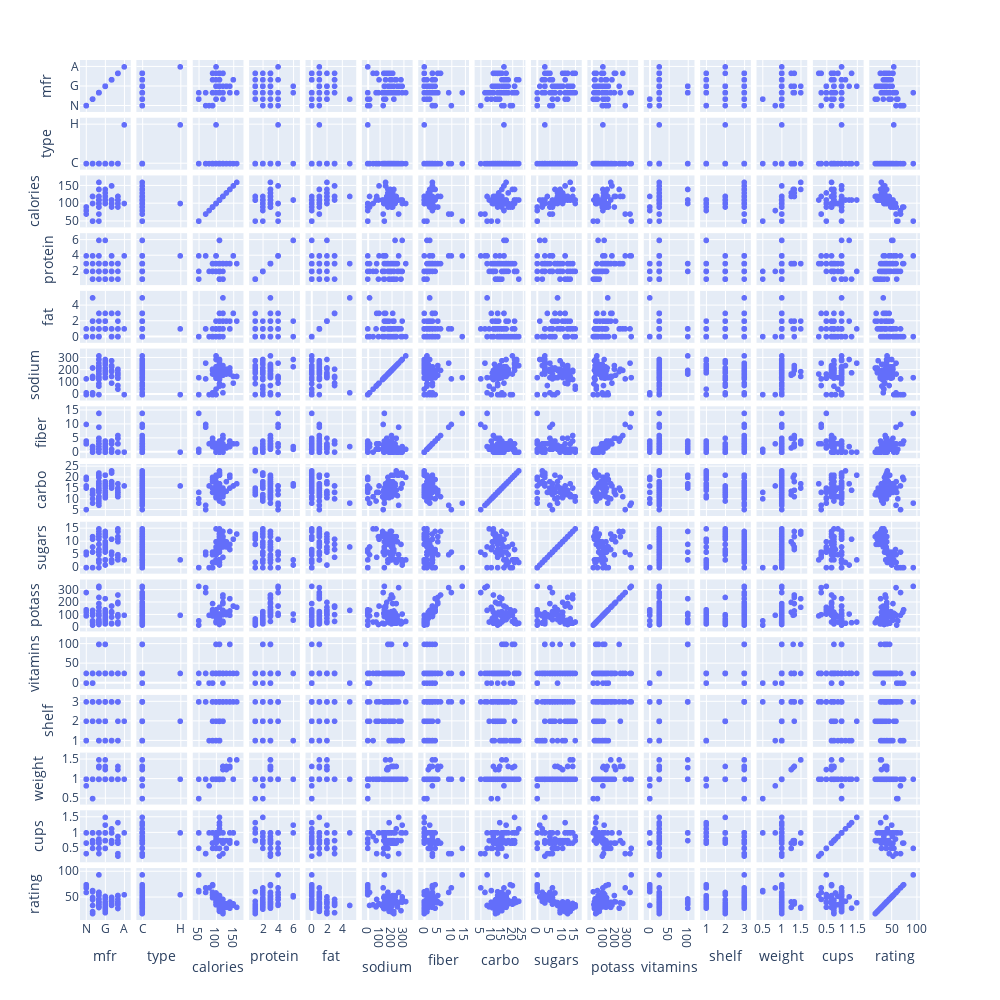

Here is the notebook cell this chart was saved with:
### Markdown cell above
There are some pretty strong positive correlations as well as some negative ones.
That may make sense with a lot of the nutritional inforation, e.g. carbohydrates and sugar, which you expect to be correlated.

Let's to a scatterplot matrix to see the relationships between these variables:

- `with px do scatter_matrix using` a list containing
    - `dataframe`
    - freestyle `height=1000`
    - freestyle `width=1000`

### Code cell
px.scatter_matrix(dataframe, height=1000, width=1000)

#<xml xmlns="https://developers.google.com/blockly/xml"><variables><variable id="+yh,Zg{hON]zy6D~.rH#">px</variable><variable id="Y+grzOaS*0=OHV6zO8m/">dataframe</variable></variables><block type="varDoMethod" id="K_Y0K-1=:jF)7/~qEX=/" x="8" y="188"><field name="VAR" id="+yh,Zg{hON]zy6D~.rH#">px</field><field name="MEMBER">scatter_matrix</field><data>px:scatter_matrix</data><value name="INPUT"><block type="lists_create_with" id="*8!u?Wh!8yQ.H:yE~kxG"><mutation items="3"></mutation><value name="ADD0"><block type="variables_get" id="%h3}=^{z3cVOb@/:fg6J"><field name="VAR" id="Y+grzOaS*0=OHV6zO8m/">dataframe</field></block></value><value name="ADD1"><block type="dummyOutputCodeBlock" id="]Npu=MiIi:j@dVoiGHgt"><field name="CODE">height=1000</field></block></value><value name="ADD2"><block type="dummyOutputCodeBlock" id="8n!ZYE^-6}84#rqNVNl/"><field name="CODE">width=1000</field></block></value></block></value></block></xml>

### Figure 1 — Plotly figure (JSON) as saved in the notebook; plotly's stock layout.template omitted (floating-point values rounded to 4 significant figures)
{"data": [{"dimensions": [{"axis": {"matches": true}, "label": "mfr", "values": ["N", "Q", "K", "K", "G", "K", "G", "R", "P", "Q", "G", "G", "G", "G", "R", "K", "K", "G", "K", "K", "G", "R", "K", "K", "K", "P", "K", "P", "P", "G", "P", "P", "P", "Q", "G", "P", "K", "K", "G", "Q", "G", "A", "R", "R", "K", "G", "K", "K", "K", "G", "P", "K", "Q", "Q", "Q", "K", "G", "K", "R", "K", "N", "N", "N", "K", "K", "N", "G", "G", "G", "G", "G", "R", "G", "G"]}, {"axis": {"matches": true}, "label": "type", "values": ["C", "C", "C", "C", "C", "C", "C", "C", "C", "C", "C", "C", "C", "C", "C", "C", "C", "C", "C", "C", "C", "C", "C", "C", "C", "C", "C", "C", "C", "C", "C", "C", "C", "C", "C", "C", "C", "C", "C", "C", "C", "H", "C", "C", "C", "C", "C", "C", "C", "C", "C", "C", "C", "C", "C", "C", "C", "C", "C", "C", "C", "C", "C", "C", "C", "C", "C", "C", "C", "C", "C", "C", "C", "C"]}, {"axis": {"matches": true}, "label": "calories", "values": [70, 120, 70, 50, 110, 110, 130, 90, 90, 120, 110, 120, 110, 110, 110, 100, 110, 110, 110, 110, 100, 100, 110, 110, 100, 120, 120, 110, 100, 110, 100, 110, 120, 120, 110, 110, 110, 140, 110, 100, 110, 100, 150, 150, 160, 100, 120, 140, 90, 130, 120, 100, 50, 50, 100, 120, 100, 90, 110, 110, 80, 90, 90, 110, 110, 90, 110, 140, 100, 110, 110, 100, 100, 110]}, {"axis": {"matches": true}, "label": "protein", "values": [4, 3, 4, 4, 2, 2, 3, 2, 3, 1, 6, 1, 3, 1, 2, 2, 1, 1, 3, 2, 2, 2, 2, 1, 3, 3, 3, 1, 2, 1, 3, 3, 3, 1, 3, 1, 2, 3, 2, 4, 2, 4, 4, 4, 3, 2, 2, 3, 3, 3, 3, 3, 1, 2, 4, 3, 3, 2, 1, 2, 2, 3, 3, 2, 6, 2, 2, 3, 3, 2, 1, 3, 3, 2]}, {"axis": {"matches": true}, "label": "fat", "values": [1, 5, 1, 0, 2, 0, 2, 1, 0, 2, 2, 3, 2, 1, 0, 0, 0, 1, 3, 0, 1, 0, 1, 0, 0, 2, 0, 1, 0, 1, 1, 0, 3, 2, 1, 0, 1, 1, 1, 2, 1, 1, 3, 3, 2, 1, 1, 2, 0, 2, 1, 0, 0, 0, 1, 1, 2, 0, 0, 0, 0, 0, 0, 1, 0, 0, 1, 1, 1, 1, 1, 1, 1, 1]}, {"axis": {"matches": true}, "label": "sodium", "values": [130, 15, 260, 140, 180, 125, 210, 200, 210, 220, 290, 210, 140, 180, 280, 290, 90, 180, 140, 220, 140, 190, 125, 200, 0, 160, 240, 135, 45, 280, 140, 170, 75, 220, 250, 180, 170, 170, 260, 150, 180, 0, 95, 150, 150, 220, 190, 220, 170, 170, 200, 320, 0, 0, 135, 210, 140, 0, 240, 290, 0, 0, 0, 70, 230, 15, 200, 190, 200, 250, 140, 230, 200, 200]}, {"axis": {"matches": true}, "label": "fiber", "values": [10, 2, 9, 14, 1.5, 1, 2, 4, 5, 0, 2, 0, 2, 0, 0, 1, 1, 0, 4, 1, 2, 1, 1, 1, 3, 5, 5, 0, 0, 0, 3, 3, 3, 1, 1.5, 0, 1, 2, 0, 2, 0, 0, 3, 3, 3, 2, 0, 3, 3, 1.5, 6, 1, 0, 1, 2, 5, 2.5, 2, 0, 0, 3, 4, 3, 1, 1, 3, 0, 4, 3, 0, 0, 3, 3, 1]}, {"axis": {"matches": true}, "label": "carbo", "values": [5, 8, 7, 8, 10.5, 11, 18, 15, 13, 12, 17, 13, 13, 12, 22, 21, 13, 12, 10, 21, 11, 18, 11, 14, 14, 12, 14, 13, 11, 15, 15, 17, 13, 12, 11.5, 14, 17, 20, 21, 12, 12, 16, 16, 16, 17, 15, 15, 21, 18, 13.5, 11, 20, 13, 10, 14, 14, 10.5, 15, 23, 22, 16, 19, 20, 9, 16, 15, 21, 15, 16, 21, 13, 17, 17, 16]}, {"axis": {"matches": true}, "label": "sugars", "values": [6, 8, 5, 0, 10, 14, 8, 6, 5, 12, 1, 9, 7, 13, 3, 2, 12, 13, 7, 3, 10, 5, 13, 11, 7, 10, 12, 12, 15, 9, 5, 3, 4, 11, 10, 11, 6, 9, 3, 6, 12, 3, 11, 11, 13, 6, 9, 7, 2, 10, 14, 3, 0, 0, 6, 12, 8, 6, 2, 3, 0, 0, 0, 15, 3, 5, 3, 14, 3, 3, 12, 3, 3, 8]}, {"axis": {"matches": true}, "label": "potass", "values": [280, 135, 320, 330, 70, 30, 100, 125, 190, 35, 105, 45, 105, 55, 25, 35, 20, 65, 160, 30, 120, 80, 30, 25, 100, 200, 190, 25, 40, 45, 85, 90, 100, 45, 90, 35, 60, 95, 40, 95, 55, 95, 170, 170, 160, 90, 40, 130, 90, 120, 260, 45, 15, 50, 110, 240, 140, 110, 30, 35, 95, 140, 120, 40, 55, 90, 35, 230, 110, 60, 25, 115, 110, 60]}, {"axis": {"matches": true}, "label": "vitamins", "values": [25, 0, 25, 25, 25, 25, 25, 25, 25, 25, 25, 25, 25, 25, 25, 25, 25, 25, 25, 25, 25, 25, 25, 25, 25, 25, 25, 25, 25, 25, 25, 25, 25, 25, 25, 25, 100, 100, 25, 25, 25, 25, 25, 25, 25, 25, 25, 25, 25, 25, 25, 100, 0, 0, 25, 25, 25, 25, 25, 25, 0, 0, 0, 25, 25, 25, 100, 100, 100, 25, 25, 25, 25, 25]}, {"axis": {"matches": true}, "label": "shelf", "values": [3, 3, 3, 3, 1, 2, 3, 1, 3, 2, 1, 2, 3, 2, 1, 1, 2, 2, 3, 3, 3, 3, 2, 1, 2, 3, 3, 2, 1, 2, 3, 3, 3, 2, 1, 1, 3, 3, 2, 2, 2, 2, 3, 3, 3, 1, 2, 3, 3, 3, 3, 3, 3, 3, 3, 2, 3, 3, 1, 1, 1, 1, 1, 2, 1, 2, 3, 3, 3, 3, 2, 1, 1, 1]}, {"axis": {"matches": true}, "label": "weight", "values": [1, 1, 1, 1, 1, 1, 1.33, 1, 1, 1, 1, 1, 1, 1, 1, 1, 1, 1, 1, 1, 1, 1, 1, 1, 1, 1.25, 1.33, 1, 1, 1, 1, 1, 1, 1, 1, 1, 1, 1.3, 1, 1, 1, 1, 1, 1, 1.5, 1, 1, 1.33, 1, 1.25, 1.33, 1, 0.5, 0.5, 1, 1.33, 1, 1, 1, 1, 0.83, 1, 1, 1, 1, 1, 1, 1.5, 1, 1, 1, 1, 1, 1]}, {"axis": {"matches": true}, "label": "cups", "values": [0.33, 1, 0.33, 0.5, 0.75, 1, 0.75, 0.67, 0.67, 0.75, 1.25, 0.75, 0.5, 1, 1, 1, 1, 1, 0.5, 1, 0.75, 0.75, 1, 0.75, 0.8, 0.67, 0.67, 0.75, 0.88, 0.75, 0.88, 0.25, 0.33, 1, 0.75, 1.33, 1, 0.75, 1.5, 0.67, 1, 1, 1, 1, 0.67, 1, 0.67, 0.67, 1, 0.5, 0.67, 1, 1, 1, 0.5, 0.75, 0.5, 0.5, 1.13, 1, 1, 0.67, 0.67, 0.75, 1, 1, 1, 1, 1, 0.75, 1, 0.67, 1, 0.75]}, {"axis": {"matches": true}, "label": "rating", "values": [68.4, 33.98, 59.43, 93.7, 29.51, 33.17, 37.04, 49.12, 53.31, 18.04, 50.76, 19.82, 40.4, 22.74, 41.45, 45.86, 35.78, 22.4, 40.45, 46.9, 36.18, 44.33, 32.21, 31.44, 58.35, 40.92, 41.02, 28.03, 35.25, 23.8, 52.08, 53.37, 45.81, 21.87, 31.07, 28.74, 36.52, 36.47, 39.24, 45.33, 26.73, 54.85, 37.14, 34.14, 30.31, 40.11, 29.92, 40.69, 59.64, 30.45, 37.84, 41.5, 60.76, 63.01, 49.51, 39.26, 39.7, 55.33, 42.0, 40.56, 68.24, 74.47, 72.8, 31.23, 53.13, 59.36, 38.84, 28.59, 46.66, 39.11, 27.75, 49.79, 51.59, 36.19]}], "hovertemplate": "%{xaxis.title.text}=%{x}<br>%{yaxis.title.text}=%{y}<extra></extra>", "legendgroup": "", "marker": {"color": "#636efa", "symbol": "circle"}, "name": "", "showlegend": false, "type": "splom"}], "layout": {"dragmode": "select", "height": 1000, "legend": {"tracegroupgap": 0}, "margin": {"t": 60}, "width": 1000, "xaxis": {"autorange": true, "range": [-0.9884, 6.988], "type": "category"}, "xaxis10": {"autorange": true, "range": [-36.89, 381.9], "type": "linear"}, "xaxis11": {"autorange": true, "range": [-16.47, 116.5], "type": "linear"}, "xaxis12": {"autorange": true, "range": [0.6705, 3.329], "type": "linear"}, "xaxis13": {"autorange": true, "range": [0.3353, 1.665], "type": "linear"}, "xaxis14": {"autorange": true, "range": [0.04408, 1.706], "type": "linear"}, "xaxis15": {"autorange": true, "range": [5.579, 106.2], "type": "linear"}, "xaxis2": {"autorange": true, "range": [-0.1647, 1.165], "type": "category"}, "xaxis3": {"autorange": true, "range": [31.88, 178.1], "type": "linear"}, "xaxis4": {"autorange": true, "range": [0.1763, 6.824], "type": "linear"}, "xaxis5": {"autorange": true, "range": [-0.8237, 5.824], "type": "linear"}, "xaxis6": {"autorange": true, "range": [-52.71, 372.7], "type": "linear"}, "xaxis7": {"autorange": true, "range": [-2.306, 16.31], "type": "linear"}, "xaxis8": {"autorange": true, "range": [2.035, 25.97], "type": "linear"}, "xaxis9": {"autorange": true, "range": [-2.471, 17.47], "type": "linear"}, "yaxis": {"autorange": true, "range": [-0.9884, 6.988], "type": "category"}, "yaxis10": {"autorange": true, "range": [-36.89, 381.9], "type": "linear"}, "yaxis11": {"autorange": true, "range": [-16.47, 116.5], "type": "linear"}, "yaxis12": {"autorange": true, "range": [0.6705, 3.329], "type": "linear"}, "yaxis13": {"autorange": true, "range": [0.3353, 1.665], "type": "linear"}, "yaxis14": {"autorange": true, "range": [0.04408, 1.706], "type": "linear"}, "yaxis15": {"autorange": true, "range": [5.579, 106.2], "type": "linear"}, "yaxis2": {"autorange": true, "range": [-0.1647, 1.165], "type": "category"}, "yaxis3": {"autorange": true, "range": [31.88, 178.1], "type": "linear"}, "yaxis4": {"autorange": true, "range": [0.1763, 6.824], "type": "linear"}, "yaxis5": {"autorange": true, "range": [-0.8237, 5.824], "type": "linear"}, "yaxis6": {"autorange": true, "range": [-52.71, 372.7], "type": "linear"}, "yaxis7": {"autorange": true, "range": [-2.306, 16.31], "type": "linear"}, "yaxis8": {"autorange": true, "range": [2.035, 25.97], "type": "linear"}, "yaxis9": {"autorange": true, "range": [-2.471, 17.47], "type": "linear"}}}
